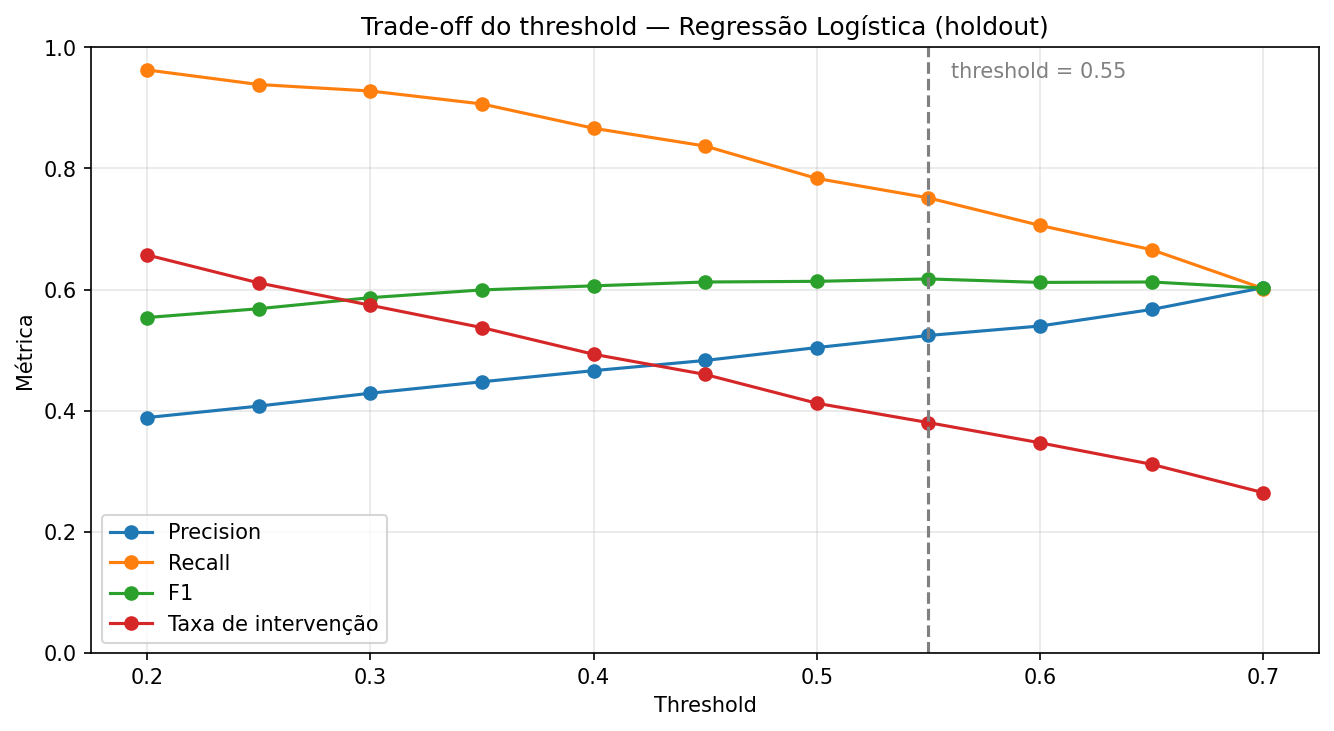

The Python source for this figure:
"""Plot the threshold trade-off curve from the versioned threshold report."""

import logging
from pathlib import Path

import matplotlib

matplotlib.use("Agg")

import matplotlib.pyplot as plt  # noqa: E402
import pandas as pd  # noqa: E402

REPORT = Path("reports/threshold_analysis.csv")
OUTPUT = Path("docs/img/threshold_curve.png")
CHOSEN_THRESHOLD = 0.55

logger = logging.getLogger(__name__)


def plot_threshold_curve() -> Path:
    """Render precision, recall, F1 and intervention rate across thresholds."""
    data = pd.read_csv(REPORT)

    fig, ax = plt.subplots(figsize=(9, 5))
    for column, label in [
        ("precision", "Precision"),
        ("recall", "Recall"),
        ("f1", "F1"),
        ("intervention_rate", "Taxa de intervenção"),
    ]:
        ax.plot(data["threshold"], data[column], marker="o", label=label)

    ax.axvline(CHOSEN_THRESHOLD, color="grey", linestyle="--")
    ax.annotate(
        f"threshold = {CHOSEN_THRESHOLD}",
        xy=(CHOSEN_THRESHOLD, 0.95),
        xytext=(CHOSEN_THRESHOLD + 0.01, 0.95),
        color="grey",
    )
    ax.set_title("Trade-off do threshold — Regressão Logística (holdout)")
    ax.set_xlabel("Threshold")
    ax.set_ylabel("Métrica")
    ax.set_ylim(0, 1)
    ax.legend()
    ax.grid(alpha=0.3)
    fig.tight_layout()

    OUTPUT.parent.mkdir(parents=True, exist_ok=True)
    fig.savefig(OUTPUT, dpi=150, bbox_inches="tight")
    plt.close(fig)
    logger.info("saved %s", OUTPUT)
    return OUTPUT


if __name__ == "__main__":
    logging.basicConfig(level=logging.INFO)
    plot_threshold_curve()
